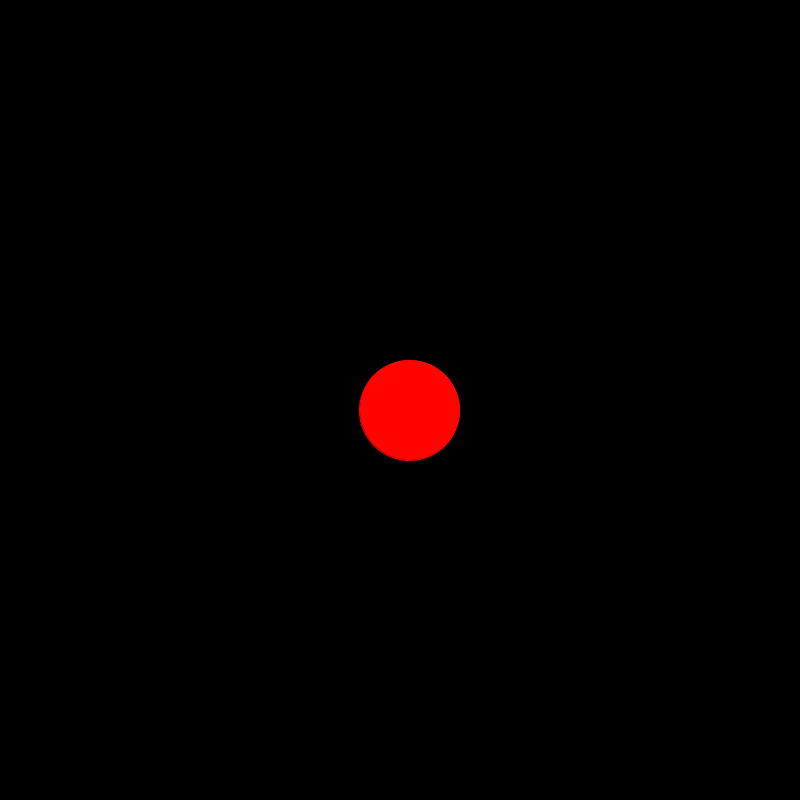
Frame 1 (no input)
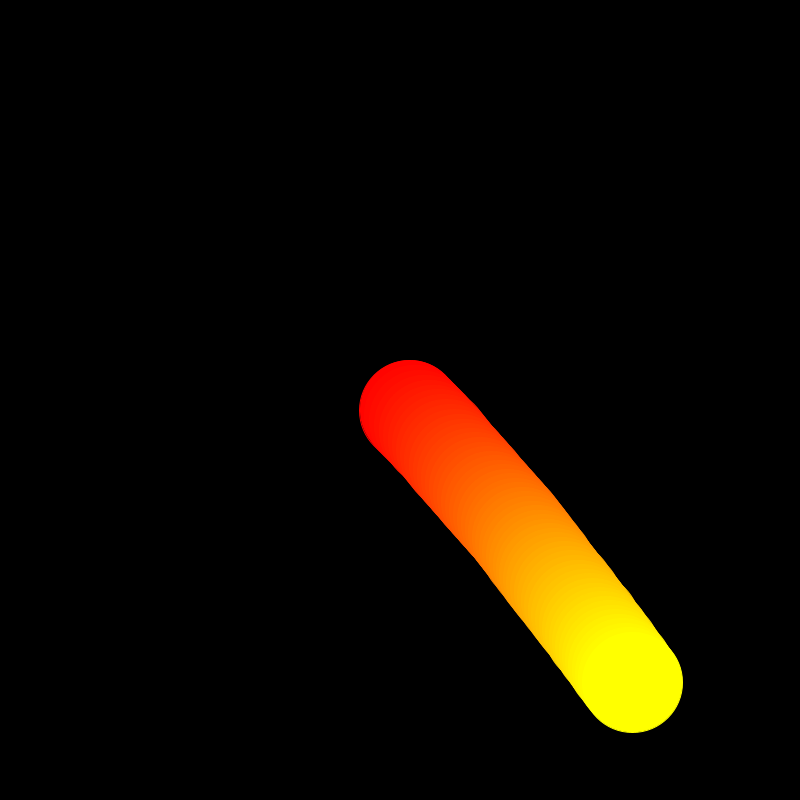
Frame 60 (the mouse pressed at the canvas centre just before this capture)
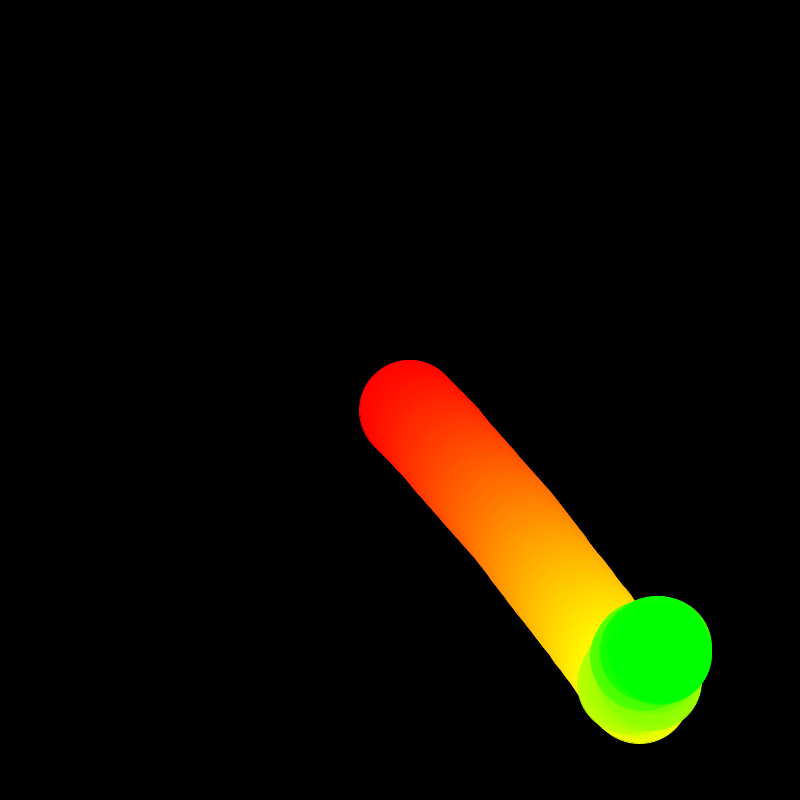
Frame 120 (the mouse held since frame 60 and released just before this capture)

The Processing sketch that drew these frames (run headless with seeded random() and noise(); from frame 60 on, the mouse is pressed at the canvas centre):

// Processing sketch: wanderer
// ── wanderer.pde
//delcare location
float locx; 
float locy; 
//delcare velocity
float velx; 
float vely;
//declare acceleration
float accx; 
float accy;
int sz = 100; 

PVector x, vel, acc; 


void setup() {
  colorMode(HSB, 360, 255, 255, 255);
  size(800, 800);
  velx=10;
  vely=10;
  locx=width/2;
  locy=height/2;
  accx= random(5, 5);
  accy = random(5, 5);
  background(0);
}


void draw() {
  

  accx= random(-.1, .1);
  accy = random(-.2, .2);

  fill(frameCount%360, 255, 255);
  stroke(frameCount%360, 255, 255);

  velx+=accx;
  vely+=accy;

  locx+=velx;
  locy+=vely;
  
  velx= constrain(velx, -5, 5);
  vely=constrain(vely,-5,5);

  ellipse(locy, locx, sz, sz);

  if (locx-sz/2>width) {
    locx=-sz/2;
  }

  if (locx+sz/2<0) {
    locx=width+sz/2;
  }

  if (locy-sz/2>height) {
    locy=-sz/2;
  }

  if (locx+sz/2<0) {
    locy=height+sz/2;
  }
  
  if (mousePressed){
    velx=random(-5,5);
    vely=random(-5,5);
  }
}
